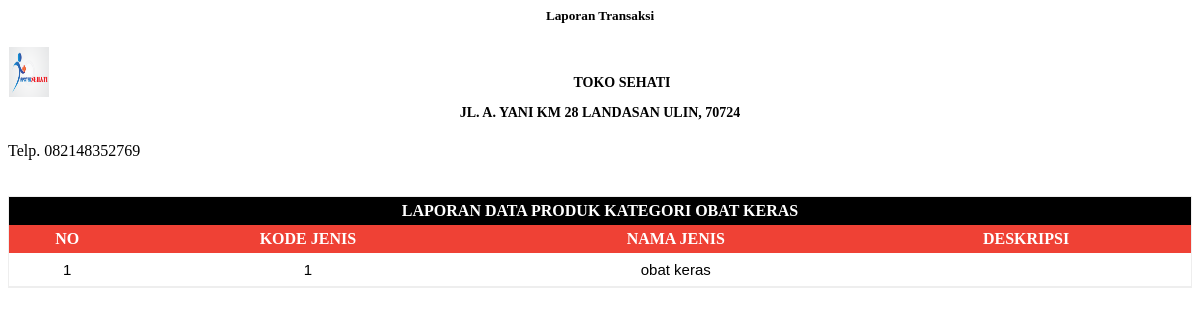
The app's page /laporan/Laporanjenisobat.php?kd_jenis=1 with its own data.
### tables this page shows
CREATE TABLE `jenis` (
  `kd_jenis` char(20) NOT NULL,
  `n_jenis` char(20) NOT NULL,
  `deskripsi` longtext
);

### laporan/Laporanjenisobat.php (the view, shortened to what this page needs)
<?php
include_once("../aksinya/koneksi.php");
$kd_jenis   = $_GET['kd_jenis'];
$sql=mysqli_query($koneksi, "SELECT * FROM jenis WHERE kd_jenis='".$kd_jenis."'");
$data=mysqli_fetch_array($sql);
?>
<html xmlns="http://www.w3.org/1999/xhtml">
<head>
</head>
<body>
<h5 align="center">Laporan Transaksi</h5>
<div class="header">
    <p><img align="left" src="../images/logoapotek.png" /></p><span>
  <h3 >Toko Sehati<br/>
Jl. A. Yani Km 28 Landasan Ulin, 70724</h3>
Telp. 082148352769</h3>
  </span>
</div>
<br />
<table width="100%" cellpadding="0" cellspacing="0" class="table"style="background-image: url('#')">
    <thead>
    <tr style="border-right:1px #eeeeee; background:#EF4135;color:#ffffff;font-size:16px; padding:5px;text-align:center;">
        <th  style="width: 100%; text-align:center; background:#000;color:#ffffff;" colspan="4">Laporan Data Produk Kategori <?php echo $data['n_jenis']?></th>
    </tr>
    <tr >
        <th width="" align="center" valign="middle">No</th>
        <th width="" align="center" valign="middle">Kode Jenis</th>
        <th width="" align="center" valign="middle">Nama Jenis</th>
        <th width="" align="center" valign="middle">Deskripsi</th>
    <br/>
    <?php
    include "../aksinya/koneksi.php";
    if (($kd_jenis)=='') {
        $sql=mysqli_query($koneksi, "SELECT * FROM jenis");
    } else
    $sql=mysqli_query($koneksi, "SELECT * FROM jenis WHERE kd_jenis='".$kd_jenis."'");
    $no=0;
    while($datapost=mysqli_fetch_array($sql)){
        $no++;
        ?>
        <tr>
        <td  align="center"><?PHP echo $no;?></td>
        <td  align="center"><?PHP echo $datapost['kd_jenis']?></td>
        <td  align="center"><?PHP echo $datapost['n_jenis']?></td>
        <td  align="center"><?PHP echo $datapost['deskripsi']?></td>
        </tr><?PHP }?>
    </tbody></table><br/>
</body>
</html>

### laporan/Laporanjenisobat.php (style rules this page uses)
.header img { width:40px;height:50px; float:center; text-align:center; }
.header h3 { font-family:Times, serif;font-size:14px; line-height:30px; text-align:center; margin-top:20px; font-weight:bold; text-transform:uppercase }
.header p { text-align:center; font-weight:bold; margin:auto;padding:1px!important; }
.header span { padding-top:10px; }
.table { border: solid 1px #eeeeee; width:100%;margin:auto; }
.table th { border-right:1px #eeeeee; background:#EF4135;color:#ffffff;font-size:16px; padding:5px;text-align:center; text-transform:uppercase }
.table td { border-right: 1px #eeeeee;border-bottom:solid 1px #eeeeee; padding:8px;word-wrap:break-word; font-family:Arial, Helvetica, sans-serif;font-size:15px;color:#000; }
p { margin:0px;padding:4px!important; font-size:15px;font-family:Arial, Helvetica, sans-serif;text-transform:capitalize }

### records on screen
jenis: n_jenis "OBAT KERAS", kd_jenis "1", n_jenis "obat keras"
